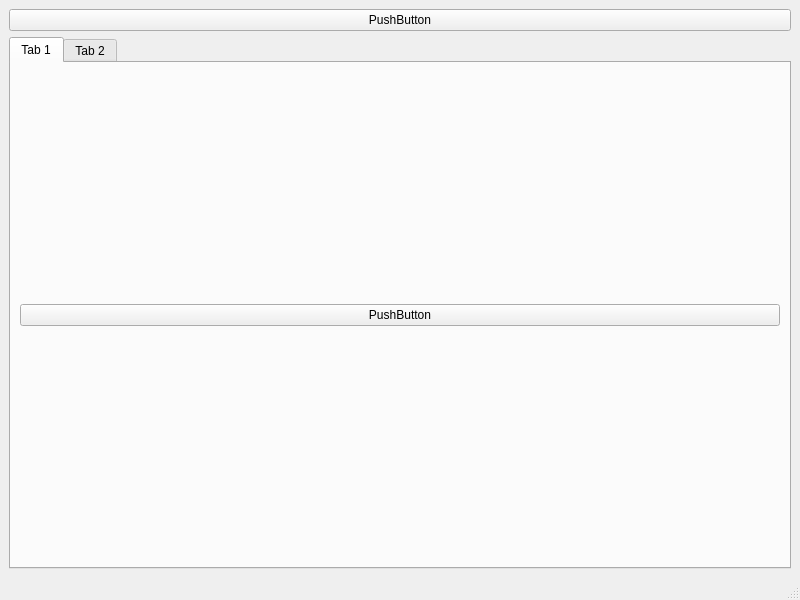
<?xml version="1.0" encoding="UTF-8"?>
<ui version="4.0">
 <author>FaceToFace</author>
 <class>MainWindow</class>
 <widget class="QMainWindow" name="MainWindow">
  <property name="geometry">
   <rect>
    <x>0</x>
    <y>0</y>
    <width>800</width>
    <height>600</height>
   </rect>
  </property>
  <property name="windowTitle">
   <string>MainWindow</string>
  </property>
  <widget class="QWidget" name="centralwidget">
   <layout class="QGridLayout" name="gridLayout">
    <item row="0" column="0">
     <widget class="QPushButton" name="pushButton">
      <property name="text">
       <string>PushButton</string>
      </property>
     </widget>
    </item>
    <item row="1" column="0">
     <widget class="QTabWidget" name="tabWidget">
      <property name="currentIndex">
       <number>0</number>
      </property>
      <widget class="QWidget" name="tab">
       <attribute name="title">
        <string>Tab 1</string>
       </attribute>
       <layout class="QGridLayout" name="gridLayout_2">
        <item row="0" column="0">
         <widget class="QPushButton" name="pushButton_2">
          <property name="text">
           <string>PushButton</string>
          </property>
         </widget>
        </item>
       </layout>
      </widget>
      <widget class="QWidget" name="tab_2">
       <attribute name="title">
        <string>Tab 2</string>
       </attribute>
      </widget>
     </widget>
    </item>
   </layout>
  </widget>
  <widget class="QMenuBar" name="menubar">
   <property name="geometry">
    <rect>
     <x>0</x>
     <y>0</y>
     <width>800</width>
     <height>21</height>
    </rect>
   </property>
  </widget>
  <widget class="QStatusBar" name="statusbar"/>
 </widget>
 <resources/>
 <connections/>
 <designerdata>
  <property name="gridDeltaX">
   <number>10</number>
  </property>
  <property name="gridDeltaY">
   <number>10</number>
  </property>
  <property name="gridSnapX">
   <bool>true</bool>
  </property>
  <property name="gridSnapY">
   <bool>true</bool>
  </property>
  <property name="gridVisible">
   <bool>true</bool>
  </property>
 </designerdata>
</ui>
